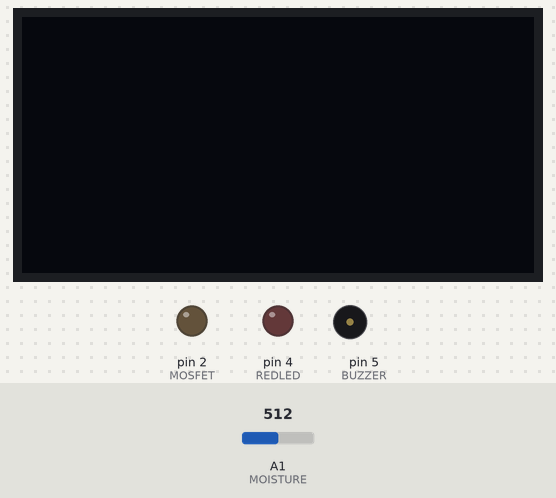
Bench run of a sketch on a simulated Arduino Uno, built with avr-gcc and run on an emulated ATmega328P. Shown: 128×64 one-colour display, output pins drawn as LEDs (lit = HIGH), buzzer (waves = sounding, pin HIGH). The inputs (shaded band) are chosen by the test bench; at power-on: A1 (MOISTURE) = 512. What the sketch prints to the serial monitor is not drawn.

Above: at 1.2 s.
1.3 s: A1 (MOISTURE) set to 584
3.2 s: A1 (MOISTURE) set to 611
At 4.5 s:
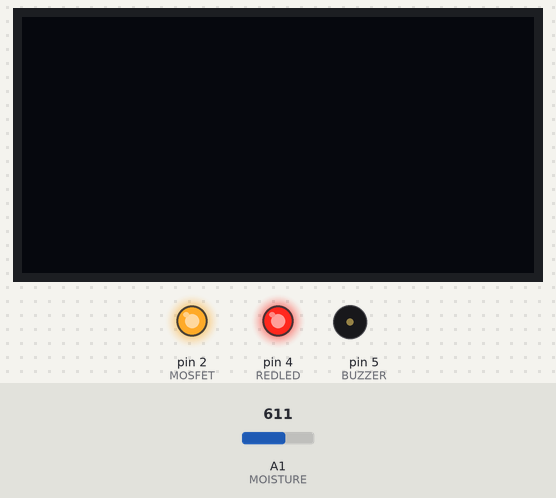
Timing chart, 0 to 6.2 s (numbered marks = the images above; inputs shaded):
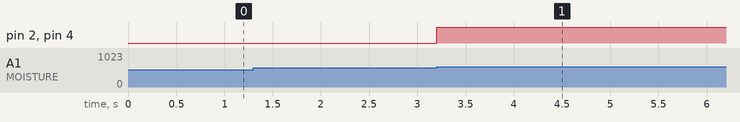

Measured:
- the behaviour switches between 600 and 601 on A1 (MOISTURE) (found by bisection; images 0 and 1)
- after the input at 1.3 s, every drawn part: stays the same
- after the input at 3.2 s, pin 2 (MOSFET), pin 4 (REDLED): LOW → HIGH at once

The sketch:

final_demo.ino
```cpp
#include <Arduino.h>
#include <U8x8lib.h>
#define MOSFET 2 // The MOSFET driver for the water pump on digital I/O 2
#define REDLED 4 // Big red LED on digital I/O 4
#define BUTTON 6 // Push button on digital I/O 6
#define BUZZER 5 // BUZZER on 5
#define MOISTURE A1
int moistureValue = 0;
#define WET_THRESH 600
auto display = U8X8_SSD1306_128X64_NONAME_HW_I2C(U8X8_PIN_NONE);
const unsigned long time1 = 100;
const unsigned long time2 = 200;
const unsigned long time3 = 1000;


unsigned long passed1 = 0;
unsigned long passed2 = 0;
int flag=0;


void setup() {
 Serial.begin(9600);
 display.begin();
 display.setFlipMode(0);
 display.clearDisplay();
 pinMode(MOSFET, OUTPUT); // Sets the D2 pin (MOSFET + Pump) to output
 pinMode(REDLED, OUTPUT); // Sets the D4 pin (LED) to output
 pinMode(BUTTON, INPUT); // Sets the D6 pin (Button) to input
 pinMode(BUZZER, OUTPUT); // BUZZER

}

void Moisturefunction() {

    const auto value = analogRead(MOISTURE);
    const byte data[] = {0, 0, highByte(value), lowByte(value)};

    Serial.write(data, 4);
    Serial.println();
}

void manualbutton(){

  if (!Serial.available()){
    return;
  }
  const auto receivedData = Serial.read();

 char buf[16];
 sprintf(buf, "%03d", receivedData);

      if (receivedData == 128)
      {
        digitalWrite(MOSFET,HIGH);
      }
      else if (receivedData>=255)
      {
        digitalWrite(REDLED,HIGH);
        analogWrite(BUZZER,HIGH);
      }
      else {
       digitalWrite(MOSFET,LOW);
       digitalWrite(REDLED,LOW);
       analogWrite(BUZZER,LOW);
      }

    }

void Automaticsystem(){
  if(analogRead(MOISTURE)>WET_THRESH)
  {
      digitalWrite(MOSFET, HIGH);    // pump on
      digitalWrite(REDLED, HIGH);    // LED on
   }
   else
   {
      digitalWrite(MOSFET, LOW);    // pump off
      digitalWrite(REDLED, LOW);    // LED off
   }
}

void loop()
{

  unsigned long currentTime = millis();
 if (currentTime - passed1 >= time1){
     Moisturefunction();
     passed1 = currentTime;
 }
 if (Serial.available()){
  unsigned long current= millis();
  flag=1;
  manualbutton();
  if (current-time2>=time3){
    flag=0;
    passed2=current;
  }
 }
 if(flag==0){
   Automaticsystem();
 }

}
```
